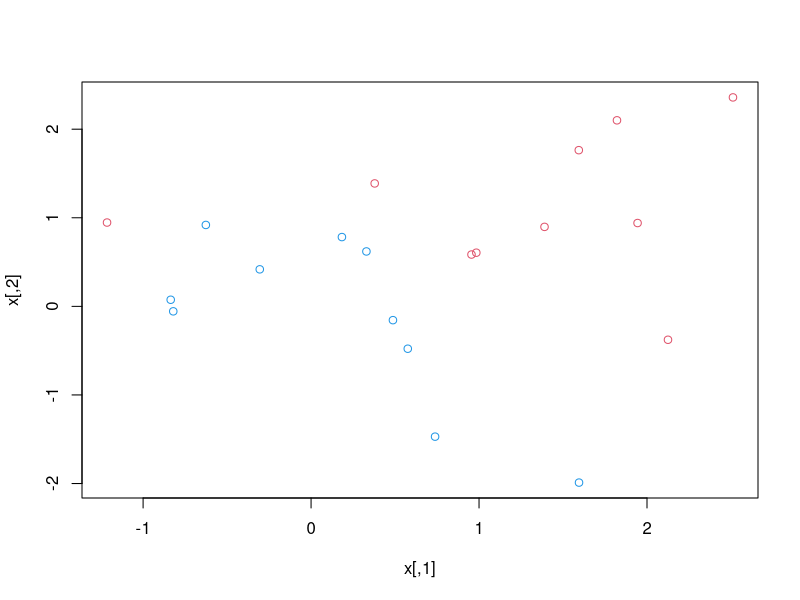
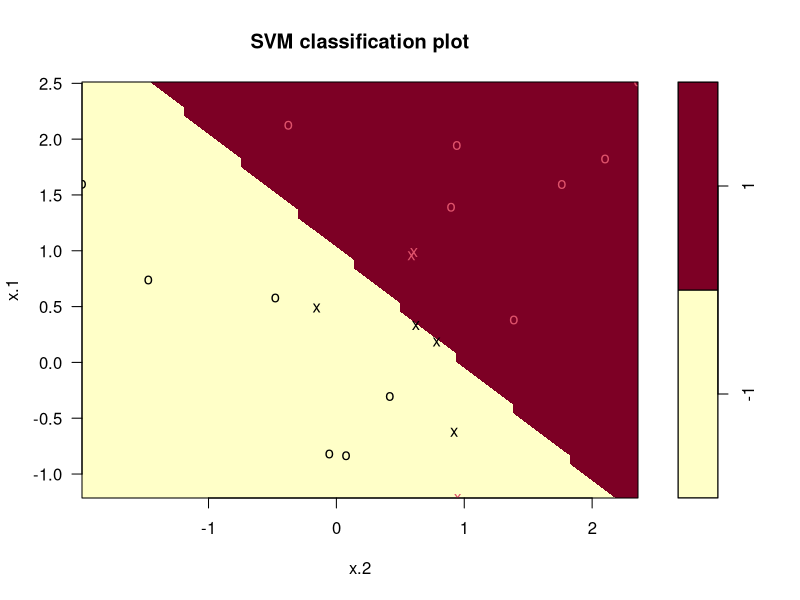
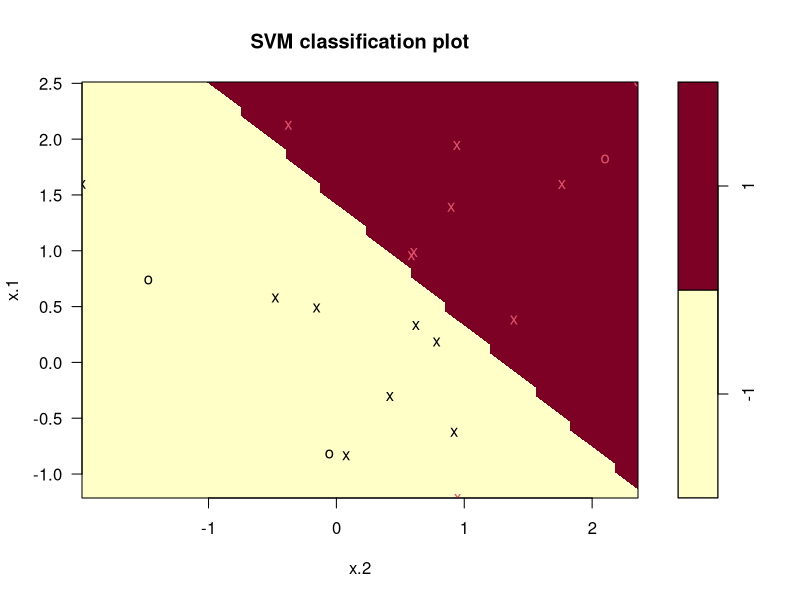
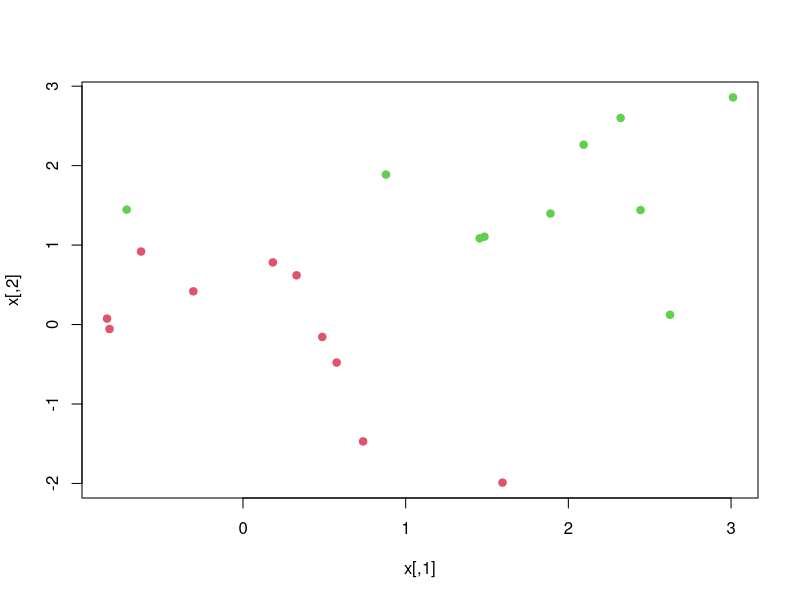
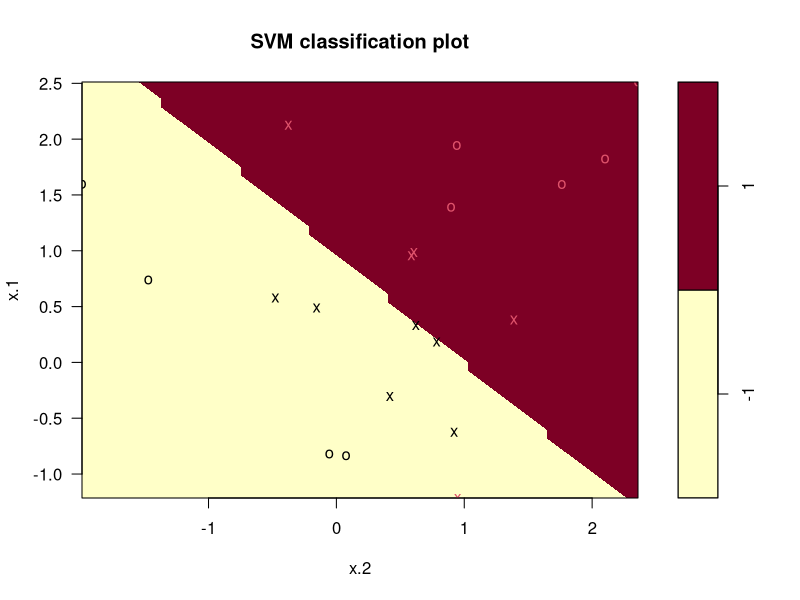
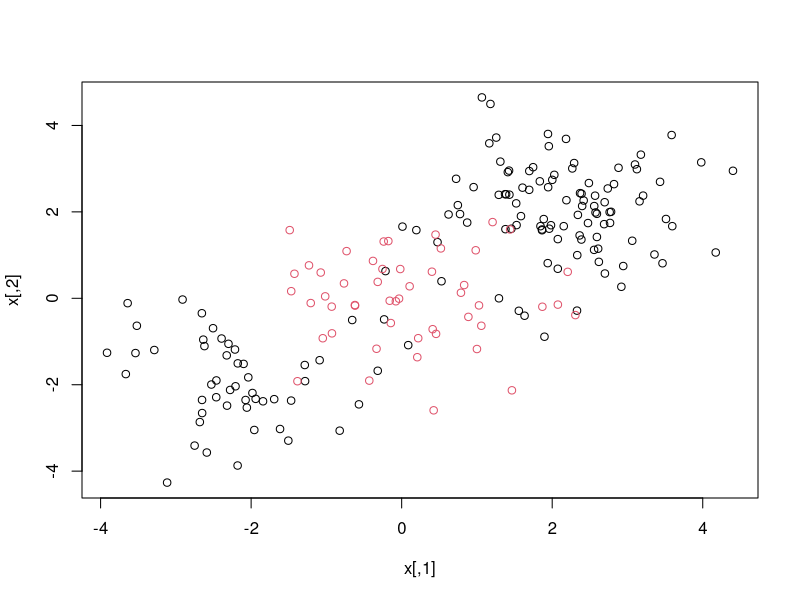
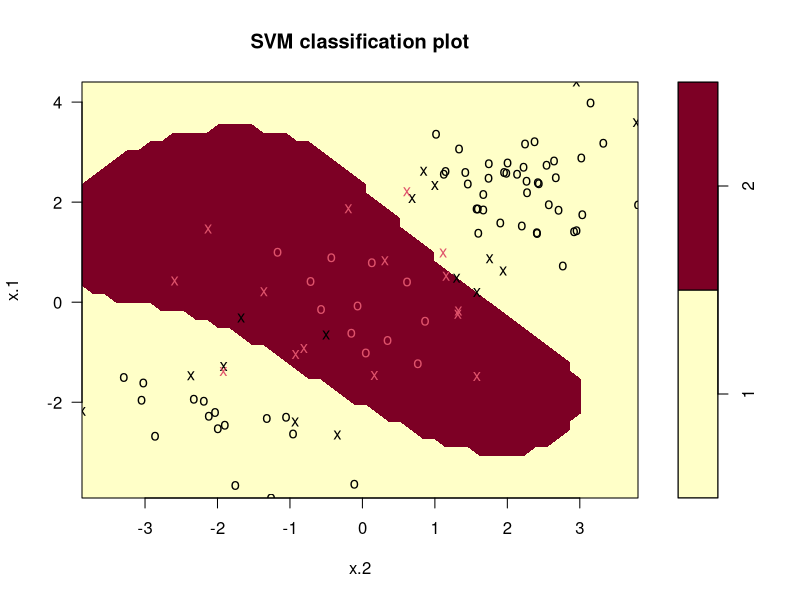
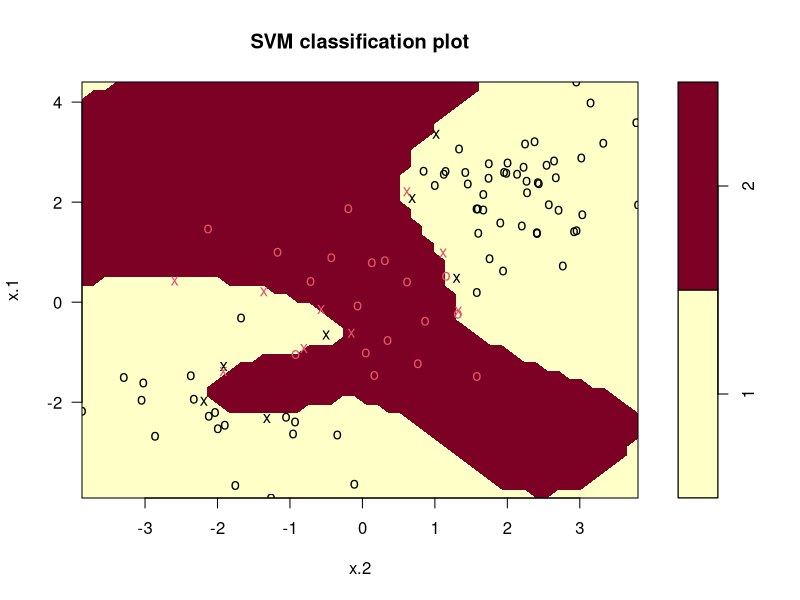

These charts were generated, in order, by the following R code:
## ---- chunk 1
library(e1071)
## ---- chunk 2
set.seed(1)
x <- matrix(rnorm(20 * 2), ncol = 2)
y <- c(rep(-1, 10), rep(1, 10))
x[y == 1, ] <- x[y == 1, ] + 1
plot(x, col = (3 - y))
## ---- chunk 3
dat <- data.frame(x = x, y = as.factor(y))
svmfit <- svm(y ~ ., data = dat, kernel = "linear", cost = 10, scale = FALSE)
plot(svmfit, dat)
## ---- chunk 4
svmfit$index
summary(svmfit)
## ---- chunk 5
svmfit <- svm(y ~ ., data = dat, kernel = "linear", cost = 0.1, scale = FALSE)
plot(svmfit, dat)
svmfit$index
## ---- chunk 6
tune.out <- tune(svm, y ~ ., data = dat, kernel = "linear", ranges = list(cost = c(0.001, 0.01, 0.1, 1, 5, 10, 100)))
summary(tune.out)
## ---- chunk 7
bestmod <- tune.out$best.model
summary(bestmod)
## ---- chunk 8
xtest <- matrix(rnorm(20 * 2), ncol = 2)
ytest <- sample(c(-1, 1), 20, rep = TRUE)
xtest[ytest == 1, ] <- xtest[ytest == 1, ] + 1
testdat <- data.frame(x = xtest, y = as.factor(ytest))
## ---- chunk 9
ypred <- predict(bestmod, testdat)
table(predict = ypred, truth = testdat$y)
## ---- chunk 10
svmfit <- svm(y ~ ., data = dat, kernel = "linear", cost = 0.01, scale = FALSE)
ypred <- predict(svmfit, testdat)
table(predict = ypred, truth = testdat$y)
## ---- chunk 11
x[y == 1, ] <- x[y == 1, ] + 0.5
plot(x, col = (y + 5)/2, pch = 19)
## ---- chunk 12
svmfit <- svm(y ~ ., data = dat, kernel = "linear", cost = 1)
summary(svmfit)
plot(svmfit, dat)
## ---- chunk 13
set.seed(1)
x <- matrix(rnorm(200 * 2), ncol = 2)
x[1:100, ] <- x[1:100, ] + 2
x[101:150, ] <- x[101:150, ] - 2
y <- c(rep(1, 150), rep(2, 50))
dat <- data.frame(x = x, y = as.factor(y))
plot(x, col = y)
## ---- chunk 14
train <- sample(200, 100)
svmfit <- svm(y ~ ., data = dat[train, ], kernel = "radial", gamma = 1, cost = 1)
plot(svmfit, dat[train, ])
summary(svmfit)
## ---- chunk 15
svmfit <- svm(y ~ ., data = dat[train, ], kernel = "radial", gamma = 1, cost = 1e+05)
plot(svmfit, dat[train, ])
## ---- chunk 16
tune.out <- tune(svm, y ~ ., data = dat[train, ], kernel = "radial", ranges = list(cost = c(0.1, 1, 10, 100, 1000), gamma = c(0.5, 1, 2, 3, 4)))
summary(tune.out)
## ---- chunk 17
table(true = dat[-train, "y"], pred = predict(tune.out$best.model, newdata = dat[-train, ]))
## ---- chunk 18
set.seed(1)
x <- rbind(x, matrix(rnorm(50 * 2), ncol = 2))
y <- c(y, rep(0, 50))
x[y == 0, 2] <- x[y == 0, 2] + 2
dat <- data.frame(x = x, y = as.factor(y))
par(mfrow = c(1, 1))
plot(x, col = (y + 1))
## ---- chunk 19
svmfit <- svm(y ~ ., data = dat, kernel = "radial", cost = 10, gamma = 1)
plot(svmfit, dat)
